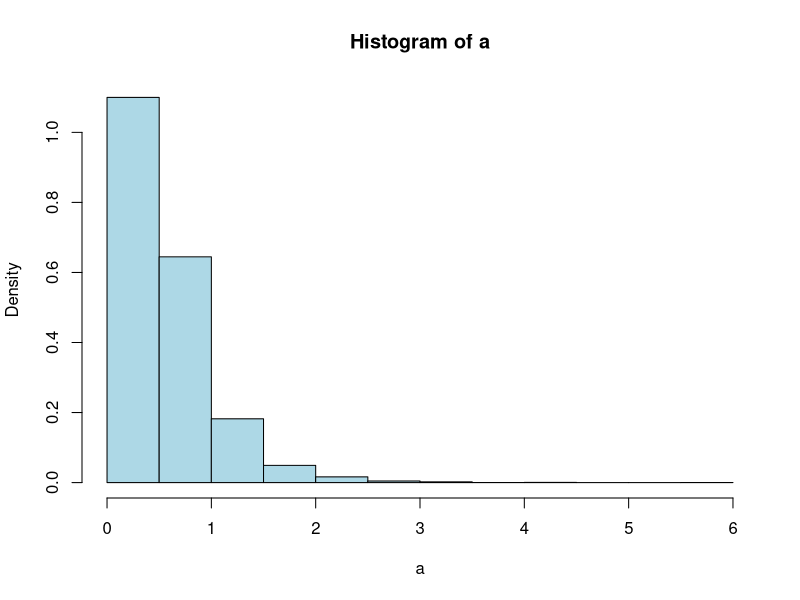

Generate this figure with R: (Note: this script raises an error after producing the figure.)
### Lista 2 - Metodo de monte carlo MMC:

# Q1 - MMC 
# X ~ EXP(1)
# Estimar E[X | X < 0.05] 
fx <- function(x) {
 y <- exp(-x)/(1-exp(-0.05))
 return(y)
}

n = 1000
x <- rexp(n, rate = 1)
x <- fx(x)
x <- x[x < 0.05]
mean(x)

# Q2 - Calcular integrais pelo MMC 
# a) Integral de 0 a 1 de exp(e^x) dx
fx_mmc <- function(n, a, b) {
  x <- runif(n, min = a, max = b)
  gx <- function(x) {
    y <- exp(exp(x))
    return(y)
  }
  hx <- (b-a)*gx(x)/(b-a)
  e_x <- mean(hx)
  I_x <- integrate(fx, a, b)$value
  erro <- abs(I_x - e_x)
  return(list(e_x=e_x,I_x=I_x, erro = erro))
}

n = 1000
fx_mmc(n, 0, 1)


# b) Integral de -2 a 2 de exp(x+x^2) dx
fx_mmc <- function(n, a, b) {
  x <- runif(n, min = a, max = b)
  gx <- function(x) {
    y <- exp(x+x^2)
    return(y)
  }
  hx <- (b-a)*gx(x)/(b-a)
  e_x <- mean(hx)
  I_x <- integrate(fx, a, b)$value
  erro <- abs(I_x - e_x)
  return(list(e_x=e_x,I_x=I_x, erro = erro))
}

n = 1000
fx_mmc(n, 0, 1)

# c) Integral de 0 a inf de x(1+x)^-2 dx
fx_mmc <- function(n, a, b) {
  x <- rexp(n = n, rate = 1)
  fx <- function(x) {
    y <- x*((1+x^2)^-2)
    return(y)
  }
  hx <- fx(x)/exp(-x) 
  e_x <- mean(hx) |> round(4)
  I_x <- integrate(f = fx, lower = a,upper = b)$value |> round(4)
  erro <- abs(I_x - e_x) |> round(4)
  return(list(e_x=e_x,I_x=I_x, erro = erro))
}

n = 10000
fx_mmc(n, a = 0, b = Inf)

# d) Integral de -inf a inf de e^-x^2 dx
fx_mmc <- function(n, a, b) {
  x <- rnorm(n = n, mean = 0, sd = 1)
  fx <- function(x) {
    y <- exp(-x^2)
    return(y)
  }
  hx <- fx(x)/((exp(-0.5*x^2))/sqrt(2*pi))
  e_x <- mean(hx) |> round(4)
  I_x <- integrate(f = fx, lower = a,upper = b)$value |> round(4)
  erro <- abs(I_x - e_x) |> round(4)
  return(list(e_x=e_x,I_x=I_x, erro = erro))
}

n = 10000
fx_mmc(n, a = -Inf, b = Inf)


# e) Integral dupla de 0 a inf e 0 a x de e^-(x+y) dx dy  
fx_mmc <- function(n, a, b) {
  x <- rexp(n = n, rate = 1)
  y = runif(n, min = 0, max = x)
  gxy <- function(x, y) {
    z <- exp(-(x+y))
    return(z)
  }
  hx <- gxy(x,y)/(exp(-x)*x)
  e_x <- mean(hx) |> round(4)
  return(list(e_x=e_x))
}

n = 1000
fx_mmc(n, a = 0, b = Inf)

# Q3 - MMC - Cov(U, e^U)
# Função para simular Cov(U, e^U)
simular_cov <- function(n) {
  U <- runif(n, min = 0, max = 1)
  e_U <- exp(U)
  E_U_eU <- mean(U * e_U)      # E[U * e^U]
  E_U <- mean(U)               # E[U]
  E_eU <- mean(e_U)            # E[e^U]
  
  # Calcular a covariância
  cov_U_eU <- E_U_eU - E_U * E_eU
  cov_real <- cov(U, e_U)
  return(list('cov_est' = cov_U_eU, 'cov' = cov_real))
}

n <- 1000
resultado_simulacao <- simular_cov(n)
glue::glue("Estimativa de Monte Carlo para Cov(U, e^U): {resultado_simulacao$cov_est} 
            Valor exato de Cov(U, e^U): {resultado_simulacao$cov}
            Erro absoluto: {abs(resultado_simulacao$cov_est - resultado_simulacao$cov)}"
           )

# Q4 Integral de 0 a inf x^2sen(pix)exp(-x/2) dx
fx_mmc <- function(n, a, b) {
  x <- rexp(n = n, rate = 1)
  gx <- function(x) {
    y <- x^2*sin(pi*x)*exp(-x/2)
    return(y)
  }
  hx <- gx(x)/(exp(-x))
  e_x <- mean(hx) |> round(4)
  return(list(e_x=e_x))
}

n = 10000
fx_mmc(n, a = 0, b = Inf)

# Q5 Gerar exp
e_exp <- function(n, l = 100) {
  u <- runif(n, min = 0, max = 1)
  x <- -log(1 - u)
  e_x <- mean(x <= l)
  return(e_x)
}

# Adaptando a função com um limite, podemos ter a probabilidade até um certo ponto
e_exp(10000, l = 100)

# Q6 - Poisson-exponencial
# Gerar amostra
dpoisexp <- function(y, theta, lambda) {
  num <- theta * lambda * exp((-lambda * y) - theta * exp(-theta * y))
  denom <- 1 - exp(-theta)
  return(num / denom)
}

m.rejeicao <- function(n, theta, lambda) {
  c <- theta / lambda
  
  amostra <- numeric(n) 
  count <- 0 
  
  while (count < n) {
    # 1. Amostra y ~ g(y)
    y <- rexp(1, rate = lambda)
    
    # 2. u ~ Uniform(0, 1)
    u <- runif(1)
    
    # 3.  u <= f(y) / (c * g(y))
    if (u <= dpoisexp(y, theta, lambda) / (c * y)) {
      count <- count + 1
      amostra[count] <- y
    }
  }
  return(amostra)
}


# Parâmetros fixos
theta <- 1/2
lambda <- 1
n <- 10000

# Gerar amostra
a <- m.rejeicao(n, theta, lambda)
a |> hist(probability = TRUE, col = "lightblue")
p = purrr::map_dbl(1:n, ~dpoisexp(runif(1), theta, lambda))
mean(p)

resultado <- optim(
  par = c(theta,lambda),
  fn = dpoisexp(a, theta, lambda),
  method="L-BFGS-B",
  hessian = TRUE,
  lower = c(0.0001, 0.0001)
  )

resultado |> print()
sd <- resultado$hessian |> solve() |> diag() |> sqrt()
names(sd) <- c("theta", "lambda")
sd |> print()

erro =(1/n)*sd
erro |> print()

est_par <- cbind(resultado$par,sd, erro)

# limite de confiança de 95%
est_par <- cbind(est_par, est_par[,1] - 1.96*est_par[,3], est_par[,1] + 1.96*est_par[,3])
colnames(est_par) <- c("valor", "sd", "erro", "lim_inf", "lim_sup")
est_par |> print()





